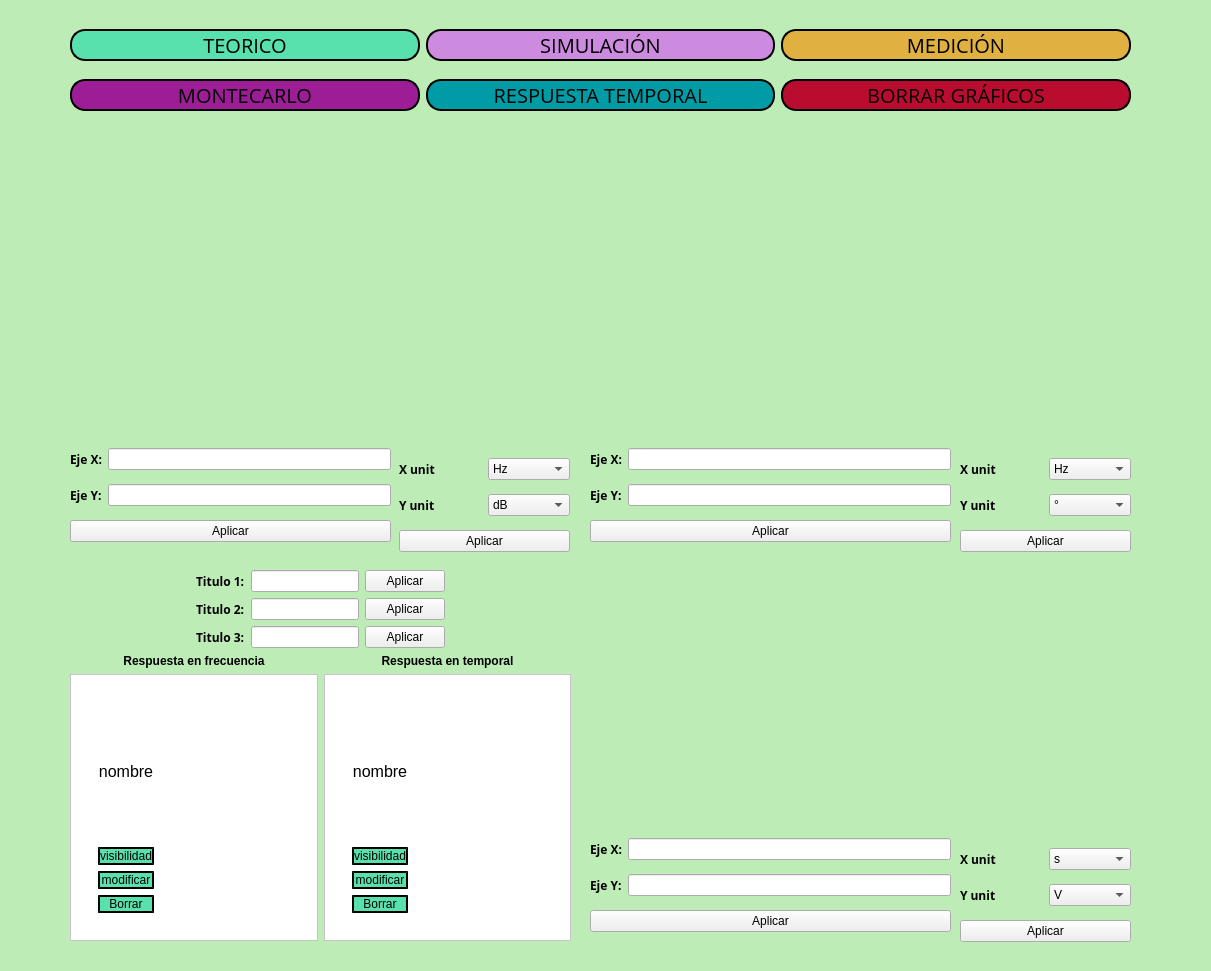
<?xml version="1.0" encoding="UTF-8"?>
<ui version="4.0">
 <class>MainWindow</class>
 <widget class="QMainWindow" name="MainWindow">
  <property name="geometry">
   <rect>
    <x>0</x>
    <y>0</y>
    <width>1211</width>
    <height>971</height>
   </rect>
  </property>
  <property name="windowTitle">
   <string>MainWindow</string>
  </property>
  <widget class="QWidget" name="centralwidget">
   <widget class="QWidget" name="bgwidget" native="true">
    <property name="geometry">
     <rect>
      <x>0</x>
      <y>0</y>
      <width>1211</width>
      <height>971</height>
     </rect>
    </property>
    <property name="styleSheet">
     <string notr="true">QWidget#bgwidget{background-color: rgb(189, 236, 182);}</string>
    </property>
    <widget class="QWidget" name="gridLayoutWidget">
     <property name="geometry">
      <rect>
       <x>70</x>
       <y>20</y>
       <width>1061</width>
       <height>51</height>
      </rect>
     </property>
     <layout class="QGridLayout" name="gridLayout" rowstretch="0">
      <item row="0" column="2">
       <widget class="QPushButton" name="medicionButton">
        <property name="font">
         <font>
          <family>Open Sans</family>
          <pointsize>15</pointsize>
          <weight>50</weight>
          <bold>false</bold>
         </font>
        </property>
        <property name="cursor">
         <cursorShape>PointingHandCursor</cursorShape>
        </property>
        <property name="focusPolicy">
         <enum>Qt::NoFocus</enum>
        </property>
        <property name="styleSheet">
         <string notr="true">background-color:rgb(224, 177, 65);
border-radius:15px;
border-style: outset;
border-width: 2px;
border-color: black;</string>
        </property>
        <property name="text">
         <string>MEDICIÓN</string>
        </property>
       </widget>
      </item>
      <item row="0" column="1">
       <widget class="QPushButton" name="simulacionButton">
        <property name="font">
         <font>
          <family>Open Sans</family>
          <pointsize>15</pointsize>
          <weight>50</weight>
          <bold>false</bold>
         </font>
        </property>
        <property name="cursor">
         <cursorShape>PointingHandCursor</cursorShape>
        </property>
        <property name="styleSheet">
         <string notr="true">background-color:rgb(205, 139, 224);
border-radius:15px;
border-style: outset;
border-width: 2px;
border-color: black;</string>
        </property>
        <property name="text">
         <string>SIMULACIÓN</string>
        </property>
       </widget>
      </item>
      <item row="0" column="0">
       <widget class="QPushButton" name="teoricoButton">
        <property name="font">
         <font>
          <family>Open Sans</family>
          <pointsize>15</pointsize>
          <weight>50</weight>
          <bold>false</bold>
         </font>
        </property>
        <property name="cursor">
         <cursorShape>PointingHandCursor</cursorShape>
        </property>
        <property name="styleSheet">
         <string notr="true">background-color:rgb(88, 224, 173);
border-radius:15px;
border-style: outset;
border-width: 2px;
border-color: black;</string>
        </property>
        <property name="text">
         <string>TEORICO</string>
        </property>
       </widget>
      </item>
     </layout>
    </widget>
    <widget class="MplWidget" name="MplWidget" native="true">
     <property name="geometry">
      <rect>
       <x>70</x>
       <y>130</y>
       <width>501</width>
       <height>311</height>
      </rect>
     </property>
    </widget>
    <widget class="MplWidget" name="MplWidget2" native="true">
     <property name="geometry">
      <rect>
       <x>591</x>
       <y>130</y>
       <width>541</width>
       <height>311</height>
      </rect>
     </property>
    </widget>
    <widget class="QWidget" name="gridLayoutWidget_2">
     <property name="geometry">
      <rect>
       <x>70</x>
       <y>70</y>
       <width>1061</width>
       <height>51</height>
      </rect>
     </property>
     <layout class="QGridLayout" name="gridLayout_2" rowstretch="0">
      <item row="0" column="1">
       <widget class="QPushButton" name="resptempButton">
        <property name="font">
         <font>
          <family>Open Sans</family>
          <pointsize>15</pointsize>
          <weight>50</weight>
          <bold>false</bold>
         </font>
        </property>
        <property name="cursor">
         <cursorShape>PointingHandCursor</cursorShape>
        </property>
        <property name="styleSheet">
         <string notr="true">background-color:rgb(0, 156, 166);
border-radius:15px;
border-style: outset;
border-width: 2px;
border-color: black;</string>
        </property>
        <property name="text">
         <string>RESPUESTA TEMPORAL</string>
        </property>
       </widget>
      </item>
      <item row="0" column="0">
       <widget class="QPushButton" name="montecarloButton">
        <property name="font">
         <font>
          <family>Open Sans</family>
          <pointsize>15</pointsize>
          <weight>50</weight>
          <bold>false</bold>
         </font>
        </property>
        <property name="cursor">
         <cursorShape>PointingHandCursor</cursorShape>
        </property>
        <property name="styleSheet">
         <string notr="true">background-color:rgb(157, 29, 151);
border-radius:15px;
border-style: outset;
border-width: 2px;
border-color: black;</string>
        </property>
        <property name="text">
         <string>MONTECARLO</string>
        </property>
       </widget>
      </item>
      <item row="0" column="2">
       <widget class="QPushButton" name="borrarpushButton">
        <property name="font">
         <font>
          <family>Open Sans</family>
          <pointsize>15</pointsize>
          <weight>50</weight>
          <bold>false</bold>
         </font>
        </property>
        <property name="cursor">
         <cursorShape>PointingHandCursor</cursorShape>
        </property>
        <property name="styleSheet">
         <string notr="true">background-color:rgb(186, 12, 47);
border-radius:15px;
border-style: outset;
border-width: 2px;
border-color: black;</string>
        </property>
        <property name="text">
         <string>BORRAR GRÁFICOS</string>
        </property>
       </widget>
      </item>
     </layout>
    </widget>
    <widget class="QWidget" name="verticalLayoutWidget">
     <property name="geometry">
      <rect>
       <x>590</x>
       <y>440</y>
       <width>361</width>
       <height>111</height>
      </rect>
     </property>
     <layout class="QVBoxLayout" name="verticalLayout_6">
      <item>
       <layout class="QVBoxLayout" name="ToolBar2"/>
      </item>
      <item>
       <layout class="QHBoxLayout" name="horizontalLayout_9">
        <item>
         <widget class="QLabel" name="ejexlabel_2">
          <property name="font">
           <font>
            <family>Open Sans</family>
            <weight>75</weight>
            <bold>true</bold>
           </font>
          </property>
          <property name="text">
           <string>Eje X:</string>
          </property>
         </widget>
        </item>
        <item>
         <widget class="QLineEdit" name="ejex2_lineEdit"/>
        </item>
       </layout>
      </item>
      <item>
       <layout class="QHBoxLayout" name="horizontalLayout_10">
        <item>
         <widget class="QLabel" name="ejeylabel_2">
          <property name="font">
           <font>
            <family>Open Sans</family>
            <weight>75</weight>
            <bold>true</bold>
           </font>
          </property>
          <property name="text">
           <string>Eje Y:</string>
          </property>
         </widget>
        </item>
        <item>
         <widget class="QLineEdit" name="ejey2_lineEdit"/>
        </item>
       </layout>
      </item>
      <item>
       <widget class="QPushButton" name="aplicar_button_ejes2">
        <property name="text">
         <string>Aplicar</string>
        </property>
       </widget>
      </item>
     </layout>
    </widget>
    <widget class="MplWidget" name="MplWidget3" native="true">
     <property name="geometry">
      <rect>
       <x>590</x>
       <y>560</y>
       <width>541</width>
       <height>271</height>
      </rect>
     </property>
    </widget>
    <widget class="QWidget" name="verticalLayoutWidget_2">
     <property name="geometry">
      <rect>
       <x>70</x>
       <y>440</y>
       <width>321</width>
       <height>111</height>
      </rect>
     </property>
     <layout class="QVBoxLayout" name="verticalLayout_7">
      <item>
       <layout class="QVBoxLayout" name="ToolBar1"/>
      </item>
      <item>
       <layout class="QHBoxLayout" name="horizontalLayout_12">
        <item>
         <widget class="QLabel" name="ejexlabel_8">
          <property name="font">
           <font>
            <family>Open Sans</family>
            <weight>75</weight>
            <bold>true</bold>
           </font>
          </property>
          <property name="text">
           <string>Eje X:</string>
          </property>
         </widget>
        </item>
        <item>
         <widget class="QLineEdit" name="ejex_lineEdit"/>
        </item>
       </layout>
      </item>
      <item>
       <layout class="QHBoxLayout" name="horizontalLayout_13">
        <item>
         <widget class="QLabel" name="ejeylabel_3">
          <property name="font">
           <font>
            <family>Open Sans</family>
            <weight>75</weight>
            <bold>true</bold>
           </font>
          </property>
          <property name="text">
           <string>Eje Y:</string>
          </property>
         </widget>
        </item>
        <item>
         <widget class="QLineEdit" name="ejey_lineEdit"/>
        </item>
       </layout>
      </item>
      <item>
       <widget class="QPushButton" name="aplicar_button_ejes1">
        <property name="text">
         <string>Aplicar</string>
        </property>
       </widget>
      </item>
     </layout>
    </widget>
    <widget class="QWidget" name="verticalLayoutWidget_4">
     <property name="geometry">
      <rect>
       <x>590</x>
       <y>830</y>
       <width>361</width>
       <height>111</height>
      </rect>
     </property>
     <layout class="QVBoxLayout" name="verticalLayout_8">
      <item>
       <layout class="QVBoxLayout" name="ToolBar3"/>
      </item>
      <item>
       <layout class="QHBoxLayout" name="horizontalLayout_14">
        <item>
         <widget class="QLabel" name="ejexlabel_9">
          <property name="font">
           <font>
            <family>Open Sans</family>
            <weight>75</weight>
            <bold>true</bold>
           </font>
          </property>
          <property name="text">
           <string>Eje X:</string>
          </property>
         </widget>
        </item>
        <item>
         <widget class="QLineEdit" name="ejex3_lineEdit"/>
        </item>
       </layout>
      </item>
      <item>
       <layout class="QHBoxLayout" name="horizontalLayout_15">
        <item>
         <widget class="QLabel" name="ejeylabel_4">
          <property name="font">
           <font>
            <family>Open Sans</family>
            <weight>75</weight>
            <bold>true</bold>
           </font>
          </property>
          <property name="text">
           <string>Eje Y:</string>
          </property>
         </widget>
        </item>
        <item>
         <widget class="QLineEdit" name="ejey3_lineEdit"/>
        </item>
       </layout>
      </item>
      <item>
       <widget class="QPushButton" name="aplicar_button_ejes3">
        <property name="text">
         <string>Aplicar</string>
        </property>
       </widget>
      </item>
     </layout>
    </widget>
    <widget class="QWidget" name="gridLayoutWidget_4">
     <property name="geometry">
      <rect>
       <x>399</x>
       <y>450</y>
       <width>171</width>
       <height>111</height>
      </rect>
     </property>
     <layout class="QGridLayout" name="gridLayout_4">
      <item row="0" column="0">
       <widget class="QLabel" name="ejexlabel_10">
        <property name="font">
         <font>
          <family>Open Sans</family>
          <weight>75</weight>
          <bold>true</bold>
         </font>
        </property>
        <property name="text">
         <string>X unit</string>
        </property>
       </widget>
      </item>
      <item row="1" column="0">
       <widget class="QLabel" name="ejeylabel_5">
        <property name="font">
         <font>
          <family>Open Sans</family>
          <weight>75</weight>
          <bold>true</bold>
         </font>
        </property>
        <property name="text">
         <string>Y unit</string>
        </property>
       </widget>
      </item>
      <item row="2" column="0" colspan="2">
       <widget class="QPushButton" name="aplicar_fig1">
        <property name="text">
         <string>Aplicar</string>
        </property>
       </widget>
      </item>
      <item row="0" column="1">
       <widget class="QComboBox" name="fig1_x_unit">
        <item>
         <property name="text">
          <string>Hz</string>
         </property>
        </item>
        <item>
         <property name="text">
          <string>rad/seg</string>
         </property>
        </item>
       </widget>
      </item>
      <item row="1" column="1">
       <widget class="QComboBox" name="fig1_y_unit">
        <item>
         <property name="text">
          <string>dB</string>
         </property>
        </item>
        <item>
         <property name="text">
          <string>veces</string>
         </property>
        </item>
       </widget>
      </item>
     </layout>
    </widget>
    <widget class="QWidget" name="gridLayoutWidget_5">
     <property name="geometry">
      <rect>
       <x>960</x>
       <y>450</y>
       <width>171</width>
       <height>111</height>
      </rect>
     </property>
     <layout class="QGridLayout" name="gridLayout_5">
      <item row="0" column="0">
       <widget class="QLabel" name="ejexlabel_11">
        <property name="font">
         <font>
          <family>Open Sans</family>
          <weight>75</weight>
          <bold>true</bold>
         </font>
        </property>
        <property name="text">
         <string>X unit</string>
        </property>
       </widget>
      </item>
      <item row="1" column="0">
       <widget class="QLabel" name="ejeylabel_6">
        <property name="font">
         <font>
          <family>Open Sans</family>
          <weight>75</weight>
          <bold>true</bold>
         </font>
        </property>
        <property name="text">
         <string>Y unit</string>
        </property>
       </widget>
      </item>
      <item row="2" column="0" colspan="2">
       <widget class="QPushButton" name="aplicar_fig2">
        <property name="text">
         <string>Aplicar</string>
        </property>
       </widget>
      </item>
      <item row="0" column="1">
       <widget class="QComboBox" name="fig2_x_unit">
        <item>
         <property name="text">
          <string>Hz</string>
         </property>
        </item>
        <item>
         <property name="text">
          <string>rad/seg</string>
         </property>
        </item>
       </widget>
      </item>
      <item row="1" column="1">
       <widget class="QComboBox" name="fig2_y_unit">
        <item>
         <property name="text">
          <string>°</string>
         </property>
        </item>
        <item>
         <property name="text">
          <string>rad</string>
         </property>
        </item>
       </widget>
      </item>
     </layout>
    </widget>
    <widget class="QWidget" name="gridLayoutWidget_6">
     <property name="geometry">
      <rect>
       <x>960</x>
       <y>840</y>
       <width>171</width>
       <height>111</height>
      </rect>
     </property>
     <layout class="QGridLayout" name="gridLayout_7">
      <item row="0" column="0">
       <widget class="QLabel" name="ejexlabel_13">
        <property name="font">
         <font>
          <family>Open Sans</family>
          <weight>75</weight>
          <bold>true</bold>
         </font>
        </property>
        <property name="text">
         <string>X unit</string>
        </property>
       </widget>
      </item>
      <item row="1" column="0">
       <widget class="QLabel" name="ejeylabel_8">
        <property name="font">
         <font>
          <family>Open Sans</family>
          <weight>75</weight>
          <bold>true</bold>
         </font>
        </property>
        <property name="text">
         <string>Y unit</string>
        </property>
       </widget>
      </item>
      <item row="2" column="0" colspan="2">
       <widget class="QPushButton" name="aplicar_fig3">
        <property name="text">
         <string>Aplicar</string>
        </property>
       </widget>
      </item>
      <item row="0" column="1">
       <widget class="QComboBox" name="fig3_x_unit">
        <item>
         <property name="text">
          <string>s</string>
         </property>
        </item>
        <item>
         <property name="text">
          <string>ms</string>
         </property>
        </item>
        <item>
         <property name="text">
          <string>us</string>
         </property>
        </item>
        <item>
         <property name="text">
          <string>min</string>
         </property>
        </item>
       </widget>
      </item>
      <item row="1" column="1">
       <widget class="QComboBox" name="fig3_y_unit">
        <item>
         <property name="text">
          <string>V</string>
         </property>
        </item>
        <item>
         <property name="text">
          <string>mV</string>
         </property>
        </item>
        <item>
         <property name="text">
          <string>uV</string>
         </property>
        </item>
       </widget>
      </item>
     </layout>
    </widget>
    <widget class="QWidget" name="verticalLayoutWidget_3">
     <property name="geometry">
      <rect>
       <x>70</x>
       <y>570</y>
       <width>501</width>
       <height>371</height>
      </rect>
     </property>
     <layout class="QVBoxLayout" name="verticalLayout_10">
      <item>
       <layout class="QHBoxLayout" name="horizontalLayout_2">
        <item>
         <spacer name="horizontalSpacer_3">
          <property name="orientation">
           <enum>Qt::Horizontal</enum>
          </property>
          <property name="sizeHint" stdset="0">
           <size>
            <width>40</width>
            <height>20</height>
           </size>
          </property>
         </spacer>
        </item>
        <item>
         <layout class="QVBoxLayout" name="verticalLayout_9">
          <item>
           <layout class="QHBoxLayout" name="horizontalLayout_4">
            <item>
             <widget class="QLabel" name="ejexlabel_3">
              <property name="font">
               <font>
                <family>Open Sans</family>
                <weight>75</weight>
                <bold>true</bold>
               </font>
              </property>
              <property name="text">
               <string>Titulo 1:</string>
              </property>
             </widget>
            </item>
            <item>
             <widget class="QLineEdit" name="Titulo_1"/>
            </item>
            <item>
             <widget class="QPushButton" name="aplicar_titulo_1">
              <property name="text">
               <string>Aplicar</string>
              </property>
             </widget>
            </item>
           </layout>
          </item>
          <item>
           <layout class="QHBoxLayout" name="horizontalLayout_5">
            <item>
             <widget class="QLabel" name="ejexlabel_4">
              <property name="font">
               <font>
                <family>Open Sans</family>
                <weight>75</weight>
                <bold>true</bold>
               </font>
              </property>
              <property name="text">
               <string>Titulo 2:</string>
              </property>
             </widget>
            </item>
            <item>
             <widget class="QLineEdit" name="Titulo_2"/>
            </item>
            <item>
             <widget class="QPushButton" name="aplicar_titulo_2">
              <property name="text">
               <string>Aplicar</string>
              </property>
             </widget>
            </item>
           </layout>
          </item>
          <item>
           <layout class="QHBoxLayout" name="horizontalLayout_7">
            <item>
             <widget class="QLabel" name="ejexlabel_5">
              <property name="font">
               <font>
                <family>Open Sans</family>
                <weight>75</weight>
                <bold>true</bold>
               </font>
              </property>
              <property name="text">
               <string>Titulo 3:</string>
              </property>
             </widget>
            </item>
            <item>
             <widget class="QLineEdit" name="Titulo_3"/>
            </item>
            <item>
             <widget class="QPushButton" name="aplicar_titulo_3">
              <property name="text">
               <string>Aplicar</string>
              </property>
             </widget>
            </item>
           </layout>
          </item>
         </layout>
        </item>
        <item>
         <spacer name="horizontalSpacer_4">
          <property name="orientation">
           <enum>Qt::Horizontal</enum>
          </property>
          <property name="sizeHint" stdset="0">
           <size>
            <width>40</width>
            <height>20</height>
           </size>
          </property>
         </spacer>
        </item>
       </layout>
      </item>
      <item>
       <layout class="QGridLayout" name="gridLayout_3">
        <item row="0" column="1">
         <widget class="QLabel" name="label_2">
          <property name="font">
           <font>
            <pointsize>9</pointsize>
            <weight>75</weight>
            <bold>true</bold>
           </font>
          </property>
          <property name="text">
           <string>Respuesta en temporal</string>
          </property>
          <property name="alignment">
           <set>Qt::AlignCenter</set>
          </property>
         </widget>
        </item>
        <item row="0" column="0">
         <widget class="QLabel" name="label">
          <property name="font">
           <font>
            <pointsize>9</pointsize>
            <weight>75</weight>
            <bold>true</bold>
           </font>
          </property>
          <property name="text">
           <string>Respuesta en frecuencia</string>
          </property>
          <property name="alignment">
           <set>Qt::AlignCenter</set>
          </property>
         </widget>
        </item>
        <item row="1" column="0">
         <widget class="QScrollArea" name="scrollArea">
          <property name="styleSheet">
           <string notr="true">background:white;</string>
          </property>
          <property name="widgetResizable">
           <bool>true</bool>
          </property>
          <widget class="QWidget" name="scrollAreaWidgetContents">
           <property name="geometry">
            <rect>
             <x>0</x>
             <y>0</y>
             <width>244</width>
             <height>229</height>
            </rect>
           </property>
           <layout class="QVBoxLayout" name="verticalLayout_2">
            <item>
             <widget class="QWidget" name="CurveList" native="true">
              <layout class="QHBoxLayout" name="horizontalLayout">
               <item>
                <widget class="QWidget" name="Curve_0" native="true">
                 <property name="enabled">
                  <bool>true</bool>
                 </property>
                 <layout class="QVBoxLayout" name="verticalLayout">
                  <item>
                   <widget class="QLabel" name="nombre_list">
                    <property name="font">
                     <font>
                      <pointsize>12</pointsize>
                     </font>
                    </property>
                    <property name="styleSheet">
                     <string notr="true"/>
                    </property>
                    <property name="text">
                     <string>nombre</string>
                    </property>
                    <property name="alignment">
                     <set>Qt::AlignCenter</set>
                    </property>
                   </widget>
                  </item>
                  <item>
                   <widget class="QPushButton" name="visibilidad_list">
                    <property name="styleSheet">
                     <string notr="true">background-color:rgb(88, 224, 173);
border-radius:15px;
border-style: outset;
border-width: 2px;
border-color: black;</string>
                    </property>
                    <property name="text">
                     <string>visibilidad</string>
                    </property>
                   </widget>
                  </item>
                  <item>
                   <widget class="QPushButton" name="modificar_list">
                    <property name="styleSheet">
                     <string notr="true">background-color:rgb(88, 224, 173);
border-radius:15px;
border-style: outset;
border-width: 2px;
border-color: black;</string>
                    </property>
                    <property name="text">
                     <string>modificar</string>
                    </property>
                   </widget>
                  </item>
                  <item>
                   <widget class="QPushButton" name="borrar_list">
                    <property name="styleSheet">
                     <string notr="true">background-color:rgb(88, 224, 173);
border-radius:15px;
border-style: outset;
border-width: 2px;
border-color: black;</string>
                    </property>
                    <property name="text">
                     <string>Borrar</string>
                    </property>
                   </widget>
                  </item>
                 </layout>
                </widget>
               </item>
               <item>
                <spacer name="horizontalSpacer">
                 <property name="orientation">
                  <enum>Qt::Horizontal</enum>
                 </property>
                 <property name="sizeHint" stdset="0">
                  <size>
                   <width>40</width>
                   <height>20</height>
                  </size>
                 </property>
                </spacer>
               </item>
              </layout>
             </widget>
            </item>
           </layout>
          </widget>
         </widget>
        </item>
        <item row="1" column="1">
         <widget class="QScrollArea" name="scrollArea_2">
          <property name="styleSheet">
           <string notr="true">background:white;</string>
          </property>
          <property name="widgetResizable">
           <bool>true</bool>
          </property>
          <widget class="QWidget" name="scrollAreaWidgetContents_2">
           <property name="geometry">
            <rect>
             <x>0</x>
             <y>0</y>
             <width>243</width>
             <height>229</height>
            </rect>
           </property>
           <layout class="QVBoxLayout" name="verticalLayout_4">
            <item>
             <widget class="QWidget" name="CurveList_2" native="true">
              <layout class="QHBoxLayout" name="horizontalLayout_6">
               <item>
                <widget class="QWidget" name="Curve_1" native="true">
                 <property name="enabled">
                  <bool>true</bool>
                 </property>
                 <layout class="QVBoxLayout" name="verticalLayout_5">
                  <item>
                   <widget class="QLabel" name="nombre_list_2">
                    <property name="font">
                     <font>
                      <pointsize>12</pointsize>
                     </font>
                    </property>
                    <property name="styleSheet">
                     <string notr="true"/>
                    </property>
                    <property name="text">
                     <string>nombre</string>
                    </property>
                    <property name="alignment">
                     <set>Qt::AlignCenter</set>
                    </property>
                   </widget>
                  </item>
                  <item>
                   <widget class="QPushButton" name="visibilidad_list_2">
                    <property name="styleSheet">
                     <string notr="true">background-color:rgb(88, 224, 173);
border-radius:15px;
border-style: outset;
border-width: 2px;
border-color: black;</string>
                    </property>
                    <property name="text">
                     <string>visibilidad</string>
                    </property>
                   </widget>
                  </item>
                  <item>
                   <widget class="QPushButton" name="modificar_list_2">
                    <property name="styleSheet">
                     <string notr="true">background-color:rgb(88, 224, 173);
border-radius:15px;
border-style: outset;
border-width: 2px;
border-color: black;</string>
                    </property>
                    <property name="text">
                     <string>modificar</string>
                    </property>
                   </widget>
                  </item>
                  <item>
                   <widget class="QPushButton" name="borrar_list_2">
                    <property name="styleSheet">
                     <string notr="true">background-color:rgb(88, 224, 173);
border-radius:15px;
border-style: outset;
border-width: 2px;
border-color: black;</string>
                    </property>
                    <property name="text">
                     <string>Borrar</string>
                    </property>
                   </widget>
                  </item>
                 </layout>
                </widget>
               </item>
               <item>
                <spacer name="horizontalSpacer_2">
                 <property name="orientation">
                  <enum>Qt::Horizontal</enum>
                 </property>
                 <property name="sizeHint" stdset="0">
                  <size>
                   <width>40</width>
                   <height>20</height>
                  </size>
                 </property>
                </spacer>
               </item>
              </layout>
             </widget>
            </item>
           </layout>
          </widget>
         </widget>
        </item>
       </layout>
      </item>
     </layout>
    </widget>
   </widget>
  </widget>
 </widget>
 <customwidgets>
  <customwidget>
   <class>MplWidget</class>
   <extends>QWidget</extends>
   <header>mplwidget.h</header>
   <container>1</container>
  </customwidget>
 </customwidgets>
 <resources/>
 <connections/>
</ui>
